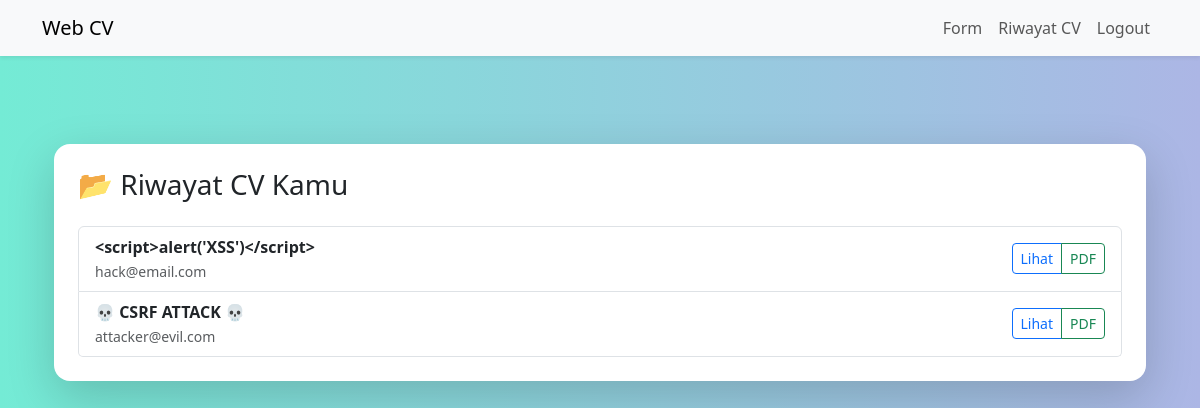
/list (signed in), run on the app's committed database.
### tables this page shows
CREATE TABLE cv (
    id              INTEGER PRIMARY KEY AUTOINCREMENT,
    user_id         INTEGER NOT NULL,
    name            TEXT NOT NULL,
    email           TEXT NOT NULL,
    phone           TEXT,
    address         TEXT,
    linkedin        TEXT,
    github          TEXT,
    summary         TEXT,
    education       TEXT,
    experience      TEXT,
    projects        TEXT,
    certifications  TEXT,
    skills          TEXT,
    languages       TEXT,
    photo_url       TEXT,
    FOREIGN KEY (user_id) REFERENCES user(id)
);

### app.py (the view)
@app.route('/list')
@login_required
def list_cv():
    conn = get_db()
    cvs = conn.execute('SELECT id,name,email FROM cv WHERE user_id=? ORDER BY id DESC', (current_user.id,)).fetchall()
    conn.close()
    return render_template('cv_list.html', cvs=cvs)

### app.py (called while the page is built)
@app.after_request
def remove_frame_options(response):
    response.headers.pop('X-Frame-Options', None)
    return response

@login_manager.user_loader
def load_user(user_id):
    conn = sqlite3.connect(DB_PATH)
    cur = conn.execute('SELECT id, username FROM user WHERE id = ?', (user_id,))
    row = cur.fetchone()
    conn.close()
    return User(*row) if row else None

def get_db():
    conn = sqlite3.connect(DB_PATH)
    conn.row_factory = sqlite3.Row
    return conn

### templates/cv_list.html (shortened to what this page needs)
{% extends 'base.html' %}
{% block content %}
<div class="container py-5">
  <div class="card shadow-lg border-0 rounded-4 p-4">
    <h3 class="mb-4">📂 Riwayat CV Kamu</h3>
    {% if cvs %}
      <ul class="list-group">
        {% for cv in cvs %}
        <li class="list-group-item d-flex justify-content-between align-items-center">
          <div>
            <strong>{{ cv.name }}</strong><br>
            <small class="text-muted">{{ cv.email }}</small>
          </div>
          <div class="btn-group btn-group-sm">
            <a href="/cv/{{ cv.id }}" class="btn btn-outline-primary">Lihat</a>
            <a href="/cv/{{ cv.id }}/pdf" class="btn btn-outline-success">PDF</a>
          </div>
        </li>
        {% endfor %}
      </ul>
    {% else %}
      <div class="alert alert-info">Belum ada CV yang disimpan.</div>
    {% endif %}
  </div>
</div>
{% endblock %}

### static/style.css (style rules this page uses)
body { font-family: 'Segoe UI', sans-serif; background: linear-gradient(to right, #74ebd5, #acb6e5); margin: 0; padding: 0; }

### data on the page
cv: name "<script>alert('XSS')</script>", email "hack@email.com"
cv: name "💀 CSRF ATTACK 💀", email "attacker@evil.com"
